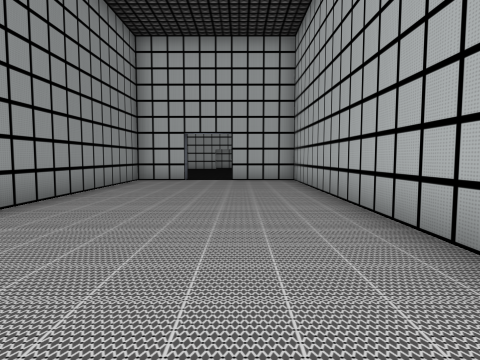
[1] (above)

16 first-person views from a walk through a scene from a Unity 3-D project. The camera is 1.4 m above the floor, tilts 4° down and sees 75° across. The floor is counted in squares, 2 m on a side. Each view is taken from the middle of a square. On the plan, view 1 faces up. The plan holds only what a view shows up to about 10 squares ahead; the rest is blank. The place goes on beyond the plan. The player is left out. Some surface patterns are stand-ins.

[2]
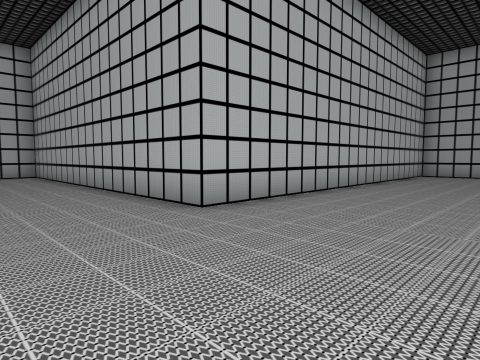

[3]
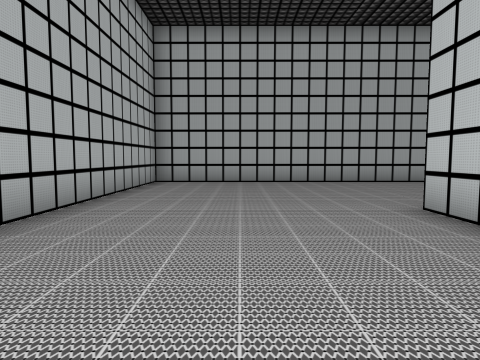

[4]
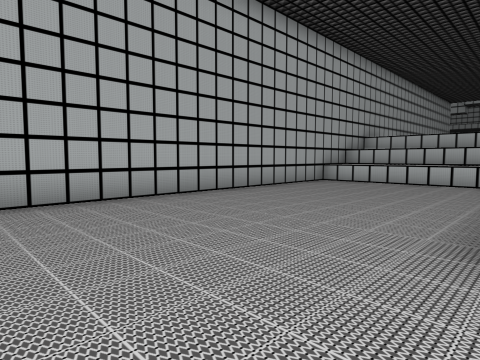

[5]
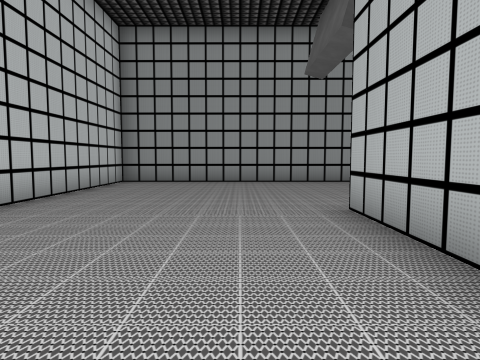

[6]
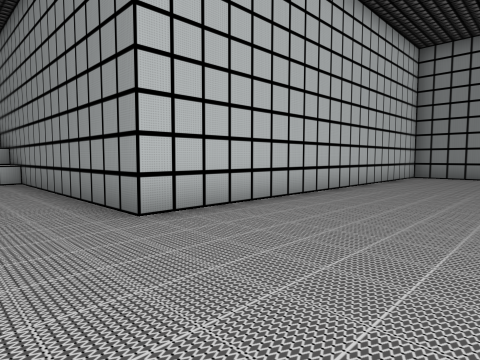

[7]
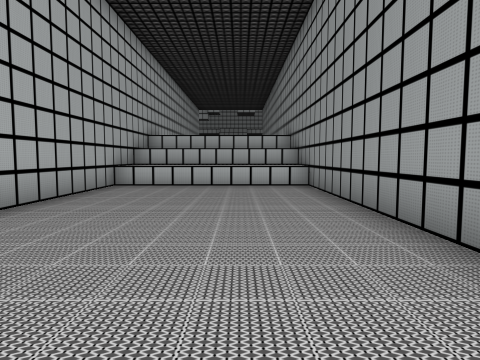

[8]
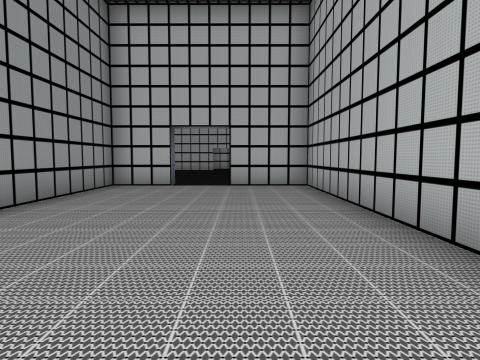

[9]
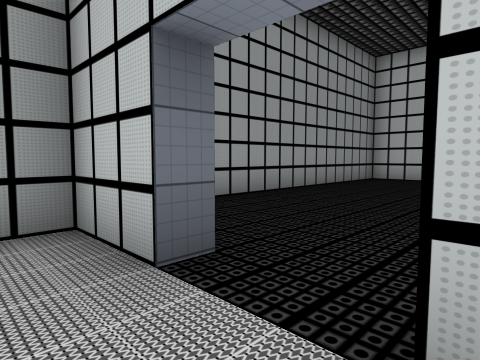

[10]
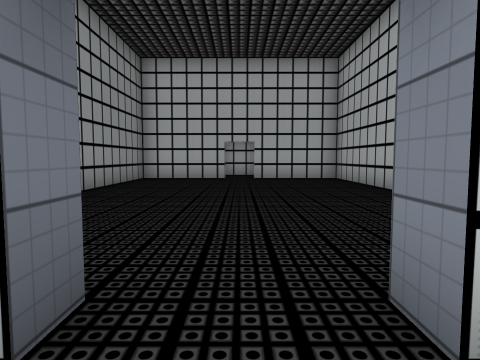

[11]
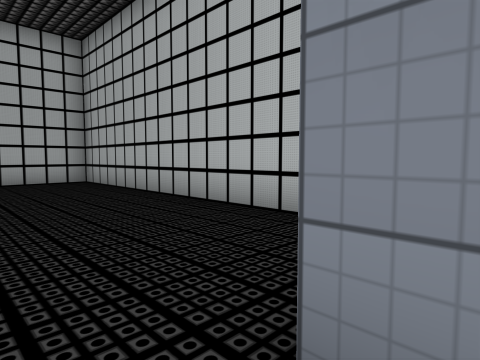

[12]
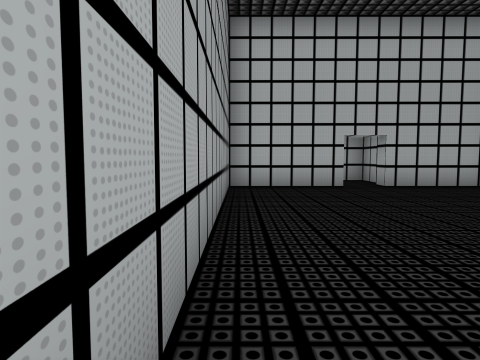

[13]
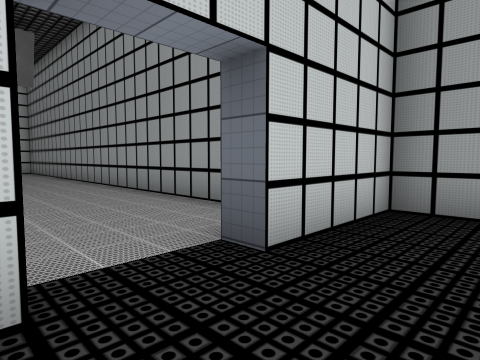

[14]
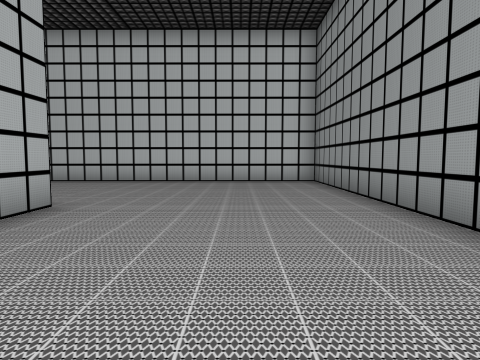

[15]
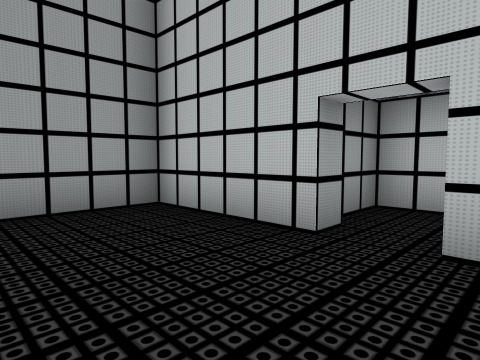

[16]
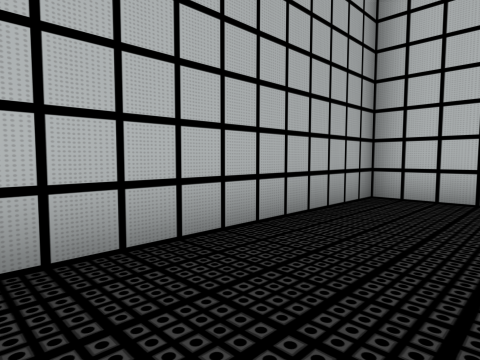

### Floor plan
Key: @ floor where view 1 was taken; # wall or solid block; . floor; ^ raised ledge.
Columns run from 5 left of view 1 to 13 right of it. Each row starts with its distance up from view 1.
 22    ###
 21    #.#
 20 ####.####
 19 #.......#
 18 #.......#
 17 #.......#
 16 #.......#
 15 #.......#
 14 #.......#
 13 #.......#
 12 #.......#
 11 #.......#
 10 ####.####
  9  #.....#
  8  #.....#
  7  #.....#
  6  #.....#
  5  #.....#
  4  #.....#
  3  #.....#
  2  #.....#
  1  #.....############
  0  #...@............#
 -1  #................#
 -2  #................#
 -3  #................#
 -4  #................#
 -5  ############.....#
 -6             #.....#
 -7             #.....#
 -8             #.....#
 -9             #.....#
-10             #.....#
-11             #^^^^^
-12             ^^^^^^
-13             ######

Positions as (right, up) in squares from view 1, and headings:
1: (0, 0), facing up
2: (-1, -3), facing up-right
3: (3, -2), facing right
4: (7, -2), facing down-right
5: (6, -1), facing left
6: (9, -1), facing down-left
7: (9, -3), facing down
8: (0, 2), facing up
9: (0, 9), facing up-left
10: (-1, 9), facing up
11: (-1, 10), facing up-right
12: (-4, 12), facing up
13: (0, 12), facing down-left
14: (-1, 5), facing down
15: (0, 17), facing up-left
16: (0, 16), facing down-right
